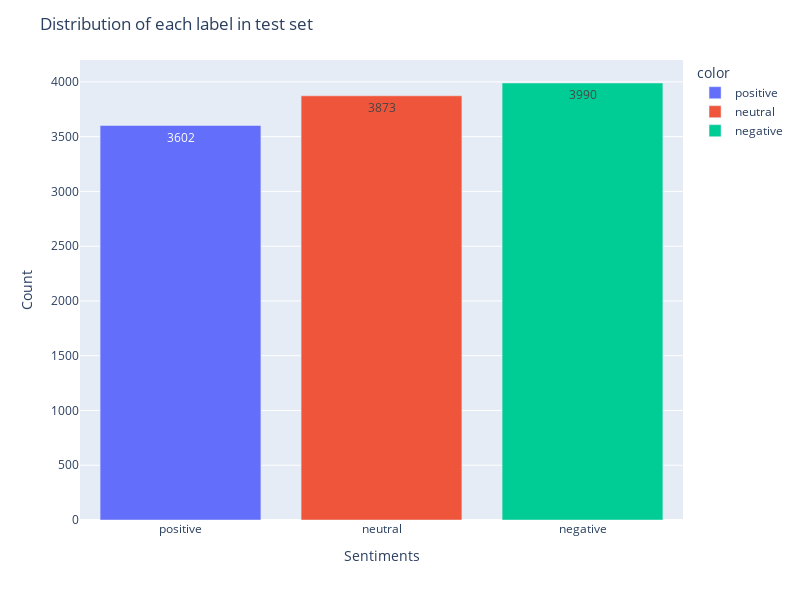

Here is the notebook cell this chart was saved with:
### Code cell
labels = ["positive", "neutral", "negative"]
fig = px.bar(x=labels, y=class_count_in_test_set, color=labels)

fig.update_layout(
    title="Distribution of each label in test set",
    xaxis_title="Sentiments",
    yaxis_title="Count",
    height=600,
    width=800,
)

fig.update_traces(texttemplate="%{y}", textposition="inside")

fig.show()

### Figure 1 — Plotly figure (JSON) as saved in the notebook; plotly's stock layout.template omitted (floating-point values rounded to 4 significant figures)
{"data": [{"alignmentgroup": "True", "hovertemplate": "color=positive<br>x=%{x}<br>y=%{y}<extra></extra>", "legendgroup": "positive", "marker": {"color": "#636efa", "pattern": {"shape": ""}}, "name": "positive", "offsetgroup": "positive", "orientation": "v", "showlegend": true, "textposition": "inside", "texttemplate": "%{y}", "type": "bar", "x": ["positive"], "xaxis": "x", "y": [3602], "yaxis": "y"}, {"alignmentgroup": "True", "hovertemplate": "color=neutral<br>x=%{x}<br>y=%{y}<extra></extra>", "legendgroup": "neutral", "marker": {"color": "#EF553B", "pattern": {"shape": ""}}, "name": "neutral", "offsetgroup": "neutral", "orientation": "v", "showlegend": true, "textposition": "inside", "texttemplate": "%{y}", "type": "bar", "x": ["neutral"], "xaxis": "x", "y": [3873], "yaxis": "y"}, {"alignmentgroup": "True", "hovertemplate": "color=negative<br>x=%{x}<br>y=%{y}<extra></extra>", "legendgroup": "negative", "marker": {"color": "#00cc96", "pattern": {"shape": ""}}, "name": "negative", "offsetgroup": "negative", "orientation": "v", "showlegend": true, "textposition": "inside", "texttemplate": "%{y}", "type": "bar", "x": ["negative"], "xaxis": "x", "y": [3990], "yaxis": "y"}], "layout": {"barmode": "relative", "height": 600, "legend": {"title": {"text": "color"}, "tracegroupgap": 0}, "margin": {"t": 60}, "title": {"text": "Distribution of each label in test set"}, "width": 800, "xaxis": {"anchor": "y", "domain": [0, 1], "title": {"text": "Sentiments"}}, "yaxis": {"anchor": "x", "domain": [0, 1], "title": {"text": "Count"}}}}
